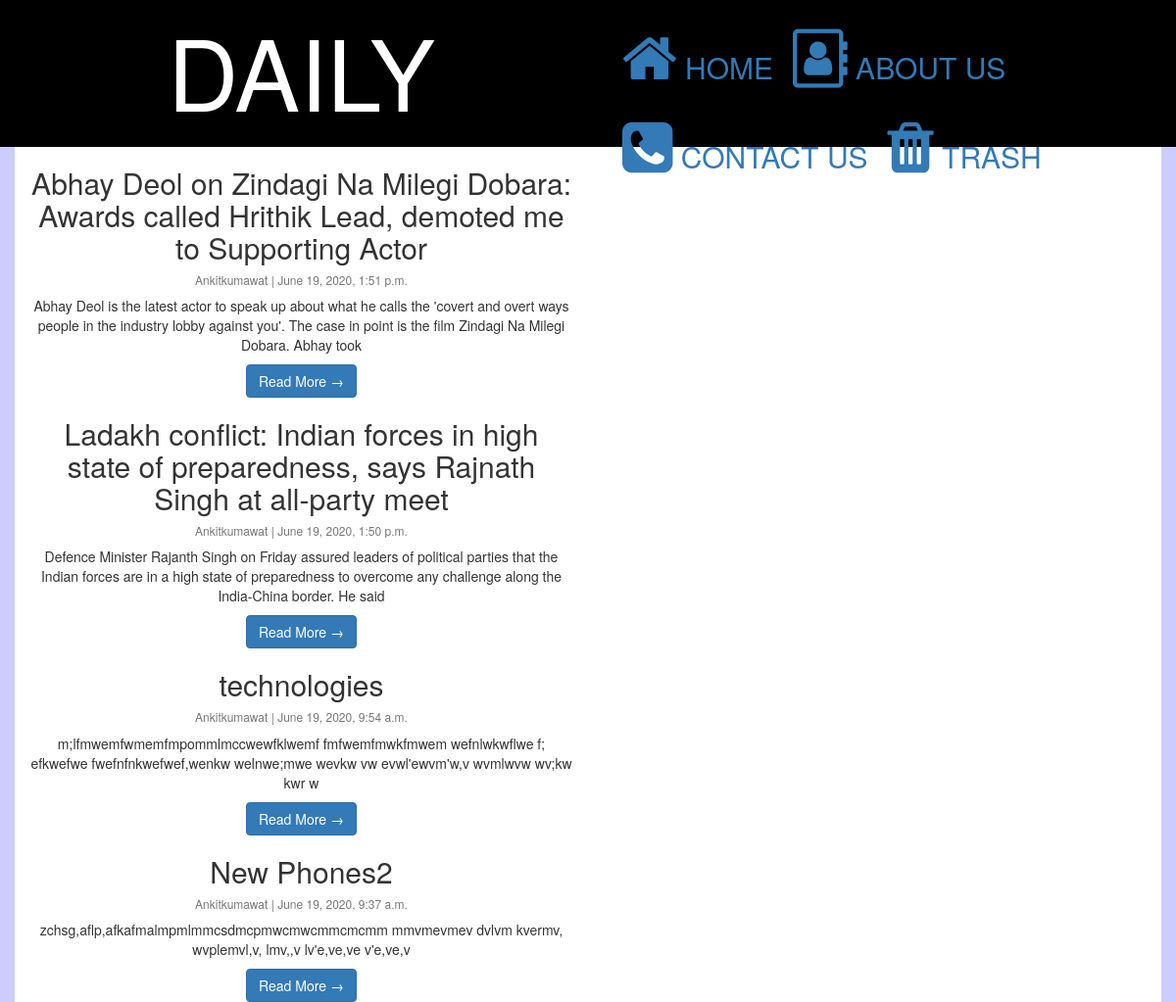
The page / on the database its author committed.
### website/models.py (models this page shows, shortened)
class blog(models.Model):
    title = models.CharField(max_length=200, unique=True)
    slug = models.SlugField(max_length=200, unique=True)
    author = models.ForeignKey(User, on_delete= models.CASCADE,related_name='blog_posts')
    updated_on = models.DateTimeField(auto_now= True)
    content = models.TextField()
    created_on = models.DateTimeField(auto_now_add=True)
    status = models.IntegerField(choices=STATUS, default=0)
    class Meta:
        ordering = ['-created_on']

### website/views.py (the view)
# urls.py: path('',views.index,name="blog"),
def index(request):
    queryset = blog.objects.filter(status=1).order_by('-created_on')
    context = {'titles': queryset}
    return render(request, 'index.html', context)

### template/index.html (shortened to what this page needs)
<!DOCTYPE html>
{% load static %}
<html>
<head>
     <link rel="stylesheet" href="https://maxcdn.bootstrapcdn.com/bootstrap/3.4.1/css/bootstrap.min.css">
  	<link rel="stylesheet" href="https://cdnjs.cloudflare.com/ajax/libs/font-awesome/4.7.0/css/font-awesome.min.css">
	<link rel="stylesheet" type="text/css" href="{% static 'css/css1.css' %}">
</head>
<body>
	<div class="container-fluid">
		<div class="row">
			<div class="col-lg-12 head">
				<div class="col-lg-6">
					<p class="id1">DAILY JOURNAL</p>
				</div>
				<div class="icon-bar col-lg-6 ">
					<a href="{% url 'blog' %}"><i class="fa fa-home fa-2x"></i>&nbsp;HOME</a>
					<a href="{% url 'about' %}"><i class="fa fa-address-book-o fa-2x"></i>&nbsp;ABOUT US</a>
					<a href="{% url 'contact' %}"><i class="fa fa-phone-square fa-2x"></i>&nbsp;CONTACT US</a>
					<a href="{% url 'trash' %}"><i class="fa fa-trash fa-2x"></i>&nbsp;TRASH</a>
				</div>
			</div>
		</div>
		<div class="container-fluid form1">
			{%for title in titles %}
				<div class="row">
					<div class="col-lg-6" method="post">
						<h2 class="card-title">{{ title.title }}</h2>
						<p class="card-text text-muted h6">{{ title.author }} | {{ title.created_on}} </p>
						<p class="card-text">{{title.content|slice:":200" }}</p>
						<a href="{% url 'post_detail' title.slug %}" class="btn btn-primary">Read More &rarr;</a>
					</div>
				</div>
			{%endfor%}
		</div>
	</div>
</body>
</html>

### static/css/css1.css (style rules this page uses)
body { background-color: #ccccff; }
.head { width: 100%; height: 150px; background-color: black; }
.id1 { font-size: 100px; text-align: center; color: white; }
.icon-bar { text-align: center; }
.icon-bar a { float: left; padding-top: 30px; padding-left: 20px; font-size: 30px; }
.form1 { width:100%; height:100%; background-color:white; text-align:center; }

### rows shown on the page
blog: title "Abhay Deol on Zindagi Na Milegi Dobara: Awards called Hrithik Lead, demoted me to Supporting Actor", author "Ankitkumawat", created_on "June 19, 2020, 1:51 p.m.", content "Abhay Deol is the latest actor to speak up about what he calls the 'covert and overt ways people in the industry lobby against you'. The case in point is the film Zindagi Na Milegi Dobara. Abhay took"
blog: title "Ladakh conflict: Indian forces in high state of preparedness, says Rajnath Singh at all-party meet", author "Ankitkumawat", created_on "June 19, 2020, 1:50 p.m.", content "Defence Minister Rajanth Singh on Friday assured leaders of political parties that the Indian forces are in a high state of preparedness to overcome any challenge along the India-China border. He said"
blog: title "technologies", author "Ankitkumawat", created_on "June 19, 2020, 9:54 a.m.", content "m;lfmwemfwmemfmpommlmccwewfklwemf fmfwemfmwkfmwem wefnlwkwflwe f; efkwefwe fwefnfnkwefwef,wenkw welnwe;mwe wevkw vw evwl'ewvm'w,v wvmlwvw wv;kw kwr w"
blog: title "New Phones2", author "Ankitkumawat", created_on "June 19, 2020, 9:37 a.m.", content "zchsg,aflp,afkafmalmpmlmmcsdmcpmwcmwcmmcmcmm mmvmevmev dvlvm kvermv, wvplemvl,v, lmv,,v lv'e,ve,ve v'e,ve,v"
